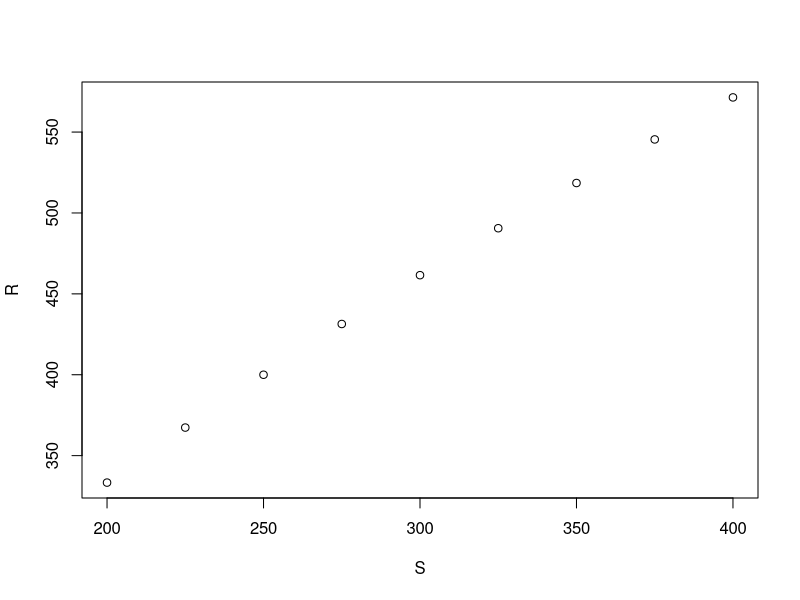

Recreate this plot in R.
#############################################
#University of Alaska Fairbanks
#FISH 421: Fisheries Population Dynamics
#Lab 8: Stock and Recruitment and Data Quality
#Instructor/lab author: Milo Adkison
#TA/code author: Phil Ganz
#############################################

# Objectives:
# 1. to fit a non-linear stock recruitment model 
#    to data
# 2. to examine the effects of error and contrast 
#    on estimates of optimal escapement

# Step 1. construct some stock-recruitment data

# The Beverton-Holt stock-recruitment relationship 
# can be written in the following form: 
#		R = a*S/(b+S)
#where:
# R = the number of recruits
# S = the number of spawners
# a = the maximum possible recruitment
# b = the number of spawners that produces 1/2 of 
#     the maximum recruitment

# Enter parameter values. (a=2000, b=1000)
a <- 2000
b <- 1000

# Enter a range of spawner abundance, from 200 to 400 in steps of 25. 
S <- seq(200,400, by=25)

# Use the Beverton-Holt formula above to calculate the number of recruits 
# for each of the 9 spawner abundances.
R <- a*S/(b+S)

# Graph the number of recruits versus the number of spawners. 
# Use a scatterplot with symbols only, no line.
plot(S,R)

# Step 2. fit a nonlinear model to the data

# A stochastic version of the Beverton-Holt model is:

#		R.obs = R*exp(sigma * z)
# where:
# R.obs = the observed recruitment
# R = a*S/(b+S), the deterministic prediction for recruitment 
# exp(sigma * z) = the log-normal random part of recruitment
# z = a normally-distributed random number with mean 0 and variance 1
# sigma = a scaling factor which controls how large random fluctuations are (=CV)	

# With normally-distributed error, you estimate model parameters by minimizing the 
# sum of squares (SSQ), i.e. the squared differences between observed and predicted 
# data. For the log-normal model, the best estimates of  ‘a’ and ‘b’ are those that 
# produce the lowest SSQ for log-transformed data. That is, you minimize:
# SSQ = sum of [ln(R.obs) - ln(R)]2

# SSQ is a function of parameters (a.est and b.est) that we will change until SSQ is 
# optimized (in this case minimized). The optimizing function that we will use in R 
# uses a vector of parameters, so when we write our SSQ function, we will make a.est 
# and b.est elements of a larger parameter vector, par. put in a couple of starting 
# estimates such as 3000 and 500.
par <-c(a.est=3000, b.est=500)

## Right now, our "observed" recruitment is just the deterministic relationship we 
## calculated with the "true" parameter values. This will change later.
R.obs <- R

## Function for calculating predicted recruitment and SSQ
SSQ <- function(par){
R.pred <- par[1]*S/(par[2]+S)
ssq <- sum((log(R.obs)-log(R.pred))^2)
return(ssq)
}

## Try it out!
SSQ(par)

## Now we can optimize this function (our objective function): 
fit <- optim(par,SSQ)

# View parameter estimates
fit$par 

# There are no errors in our observations at this point (R.obs=R 
# because sigma=0), so our parameter estimates are very close to the 
# actual parameter values. It is important to test a model on simulated 
# data for which the true parameter values are known. In this case, our 
# model passes the test. Our next step is to see how our model performs 
# when there is random variation in recruitment.

# Step 3. Examine the effect of random error in recruitment on estimates 
# of ‘a’ and ‘b’.

## So that you get the same random numbers as me:
set.seed(269)

# We stated previosly that z has a standard normal distribution. We need 
# to generate a z value for each observation. In R, the default mean and 
# standard deviation used by the rnorm function are 0 and 1, respectively. 
# We just need to tell it how many random numbers we want:
z <- rnorm(9)

# Now, set sigma(CV) equal to 0.2 and incorporate random error into our new 
# observed recruitment values:
CV <- 0.2
R.obs <- R*exp(CV*z)

# Re-estimate parameter values using optim. What parameter estimates does 
# it find? How wrong are they?
fit <- optim(par,SSQ)
fit$par 

# Generate a new set of random numbers to replace the last ones.
z <- rnorm(9)
R.obs <- R*exp(CV*z)

# Optimize again. 
fit <- optim(par,SSQ)
fit$par 

# Are the estimates the same? Why are the estimates wrong, and why do they 
# differ from the previous ones?

# Increase the amount of randomness in your simulation and see how it affects 
# the estimates. Change the CV from 0.2 to 0.4 and optimize again. 
CV <- 0.4
R.obs <- R*exp(CV*z)

fit <- optim(par,SSQ)
fit$par 

# Are the estimates better? Why or why not?

# Hilborn and Walters say that poor estimates often occur not because the estimation 
# procedure is bad, but rather that the data are uninformative. Change the stock sizes 
# used from 200-400 to 100 to 1700 in steps of 200. Optimize again. 
S <- seq(100,1700, by=200)
R <- a*S/(b+S)
R.obs <- R*exp(CV*z)

fit <- optim(par,SSQ)
fit$par 

# Set CV back to 0.2 and try again
CV <- 0.2
R.obs <- R*exp(CV*z)

fit <- optim(par,SSQ)
fit$par 

# Are the estimates any better? Why or why not?